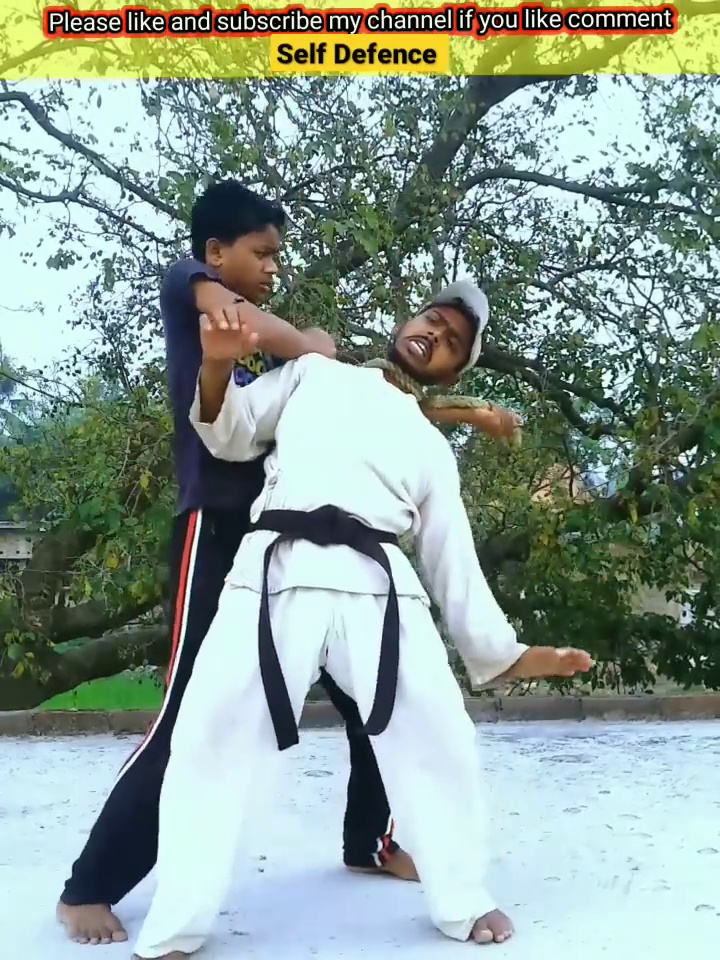
#> input picture dataset/images/Fight_against_rope.mp4_frame_60.jpg, 720 x 960 px
$ python -i ExtractionVDS.py   (imports and definitions only)
#> lines starting #> are read from the running program, lines starting #| are printed output that depends on the picture
#> further down, picture is the input picture: shape (960, 720, 3); mean B, G, R 147.7, 156.8, 139.6
import cv2
import os
import time

# [9 lines left out: function video_deja_traitee, not called in this run]

def ajuster_luminosite(image, valeur=30): #Augmente la luminosité de l'image en ajoutant une valeur constante à tous les pixels."
#> called with valeur = 30
    hsv = cv2.cvtColor(image, cv2.COLOR_BGR2HSV)
#> hsv: shape (960, 720, 3); mean H, S, V 77.7, 70.7, 164.9
    h, s, v = cv2.split(hsv)
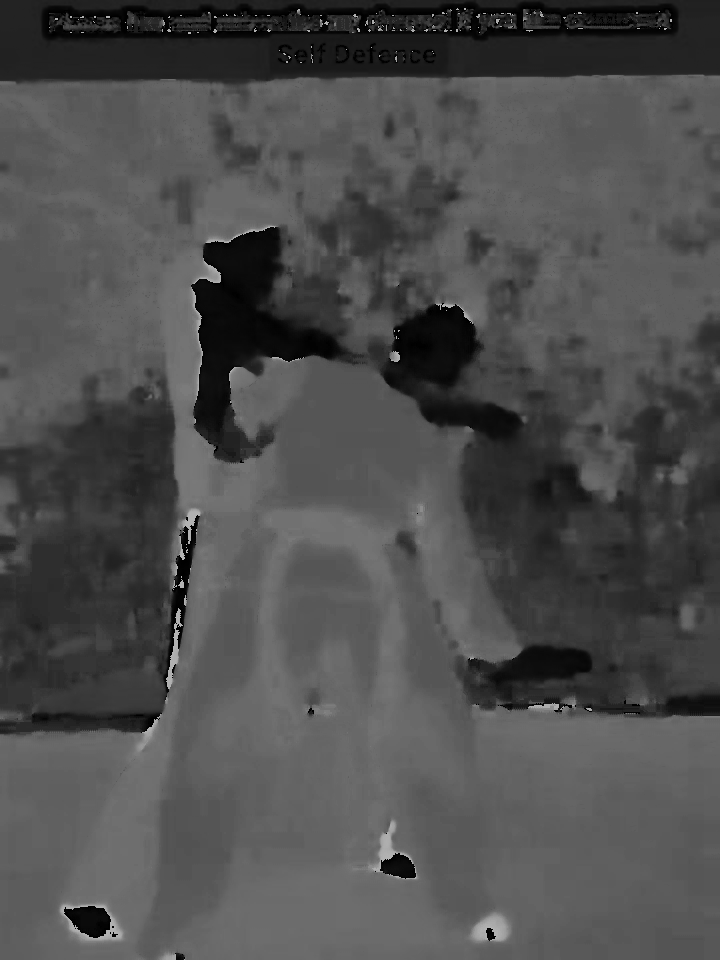
#> h: shape (960, 720); min 0, max 179, mean 77.7
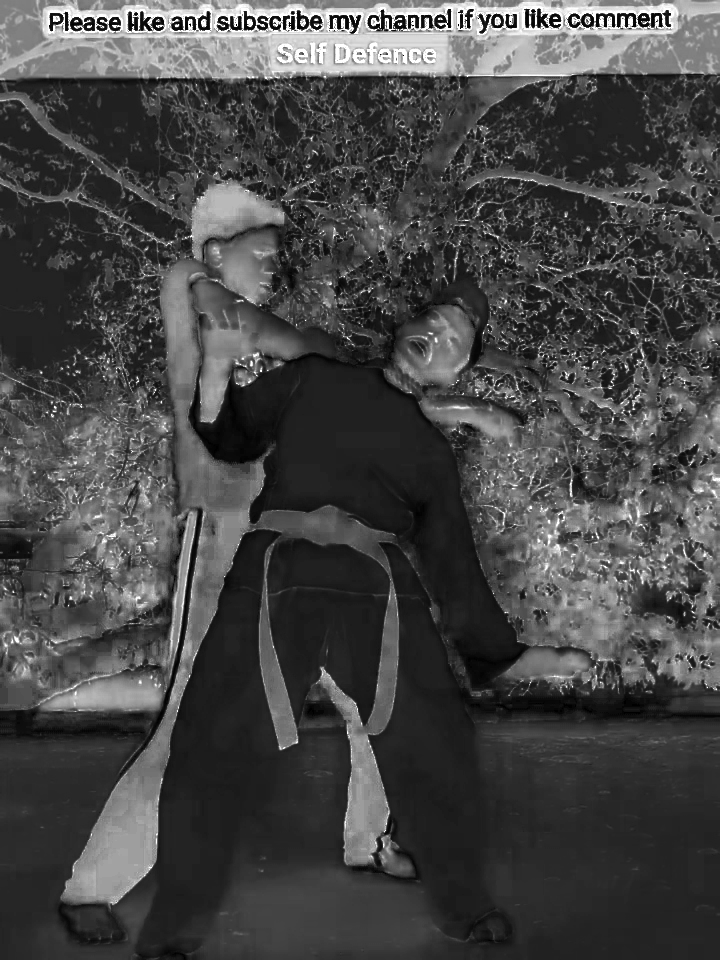
#> s: shape (960, 720); min 0, max 255, mean 70.7
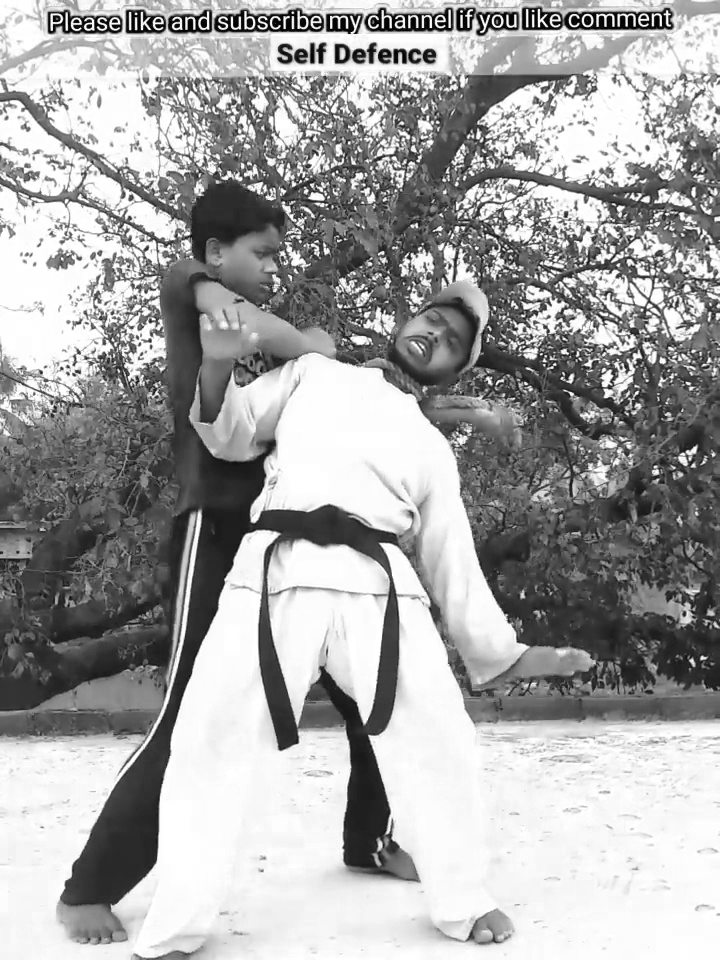
#> v: shape (960, 720); min 0, max 255, mean 164.9
    lim = 255 - valeur
    v[v > lim] = 255
    v[v <= lim] += valeur
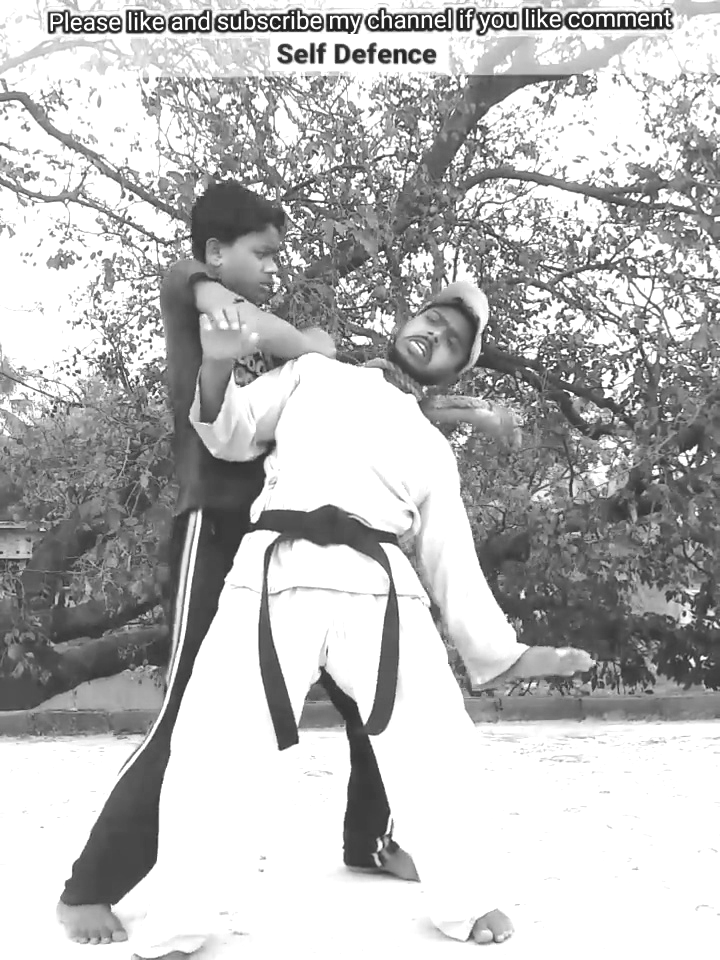
#> v: shape (960, 720); min 30, max 255, mean 185.5
    hsv_final = cv2.merge((h, s, v))
#> hsv_final: shape (960, 720, 3); mean H, S, V 77.7, 70.7, 185.5
    image_finale = cv2.cvtColor(hsv_final, cv2.COLOR_HSV2BGR)
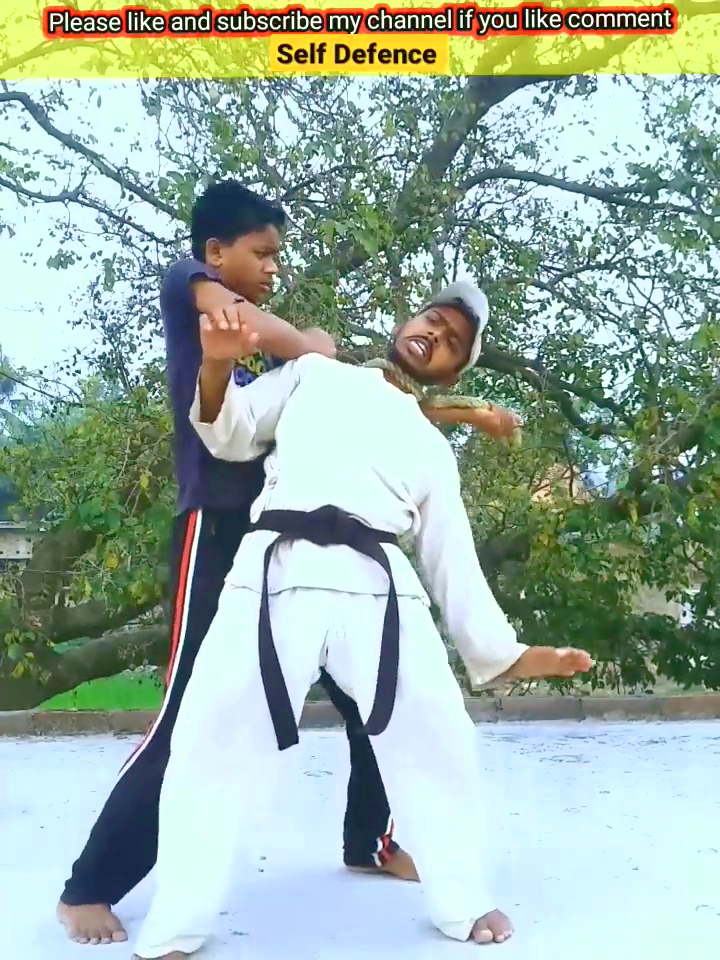
#> image_finale: shape (960, 720, 3); mean B, G, R 164.1, 175.5, 155.4
    return image_finale

# [34 lines left out: functions enregistrer_configuration_et_journal, extraire_images_dossier_videos, not called in this run]

dossier_videos = 'VDS'  # Corrigez le nom si nécessaire
dossier_images = 'dataset/Val/images'  # Le dossier où vous souhaitez sauvegarder les images extraites
# [1 line not run here, left out]

>>> import cv2
>>> picture = cv2.imread('dataset/images/Fight_against_rope.mp4_frame_60.jpg')
>>> result = ajuster_luminosite(picture)

$ run again, on dataset/images/NV_226_F56_jpg.rf.06eb2150e4fbb417c023c1139119ec6d.jpg
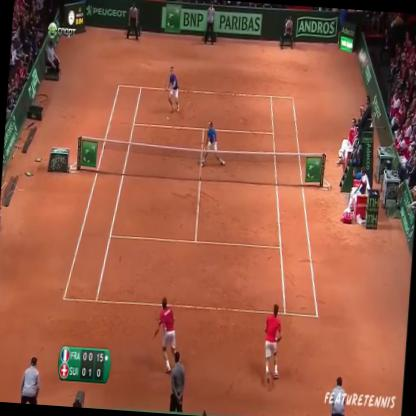
#> input picture dataset/images/NV_226_F56_jpg.rf.06eb2150e4fbb417c023c1139119ec6d.jpg, 416 x 416 px
#> picture is the input picture: shape (416, 416, 3); mean B, G, R 69.1, 90.9, 151.5
#> hsv: shape (416, 416, 3); mean H, S, V 25.4, 139.3, 153.4
#> in ajuster_luminosite, `v[v <= lim] += valeur`:
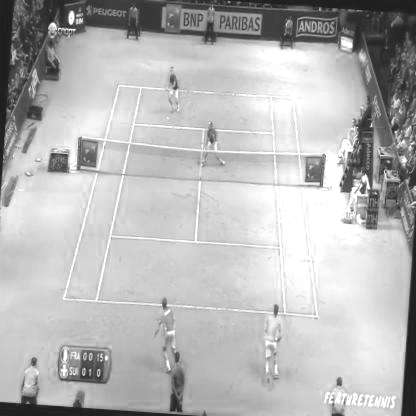
#> v: shape (416, 416); min 30, max 255, mean 182.9
#> hsv_final: shape (416, 416, 3); mean H, S, V 25.4, 139.3, 182.9
#> in ajuster_luminosite, `image_finale = cv2.cvtColor(hsv_final, cv2.COLOR_HSV2BGR)`:
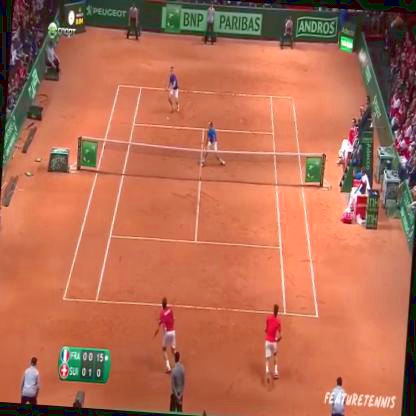
#> image_finale: shape (416, 416, 3); mean B, G, R 82.7, 108.7, 179.8

$ run again, on dataset/images/NV_7_F44_jpg.rf.7eb90c879281294707818c8651ff6a20.jpg
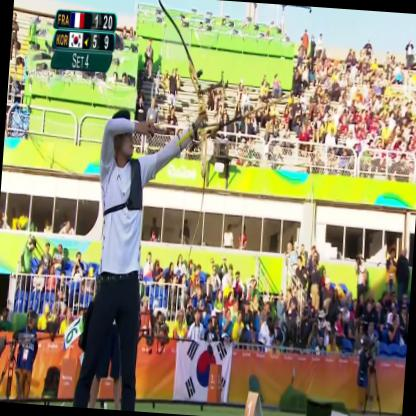
#> input picture dataset/images/NV_7_F44_jpg.rf.7eb90c879281294707818c8651ff6a20.jpg, 416 x 416 px
#> picture is the input picture: shape (416, 416, 3); mean B, G, R 113.5, 144.9, 149.7
#> hsv: shape (416, 416, 3); mean H, S, V 52, 100.4, 162.9
#> in ajuster_luminosite, `v[v <= lim] += valeur`:
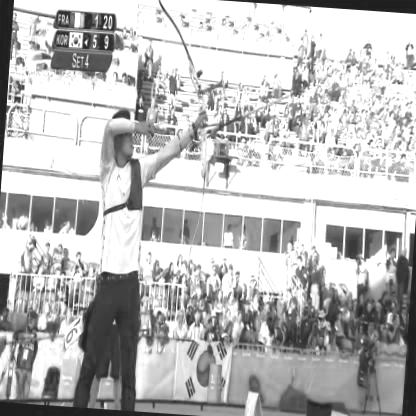
#> v: shape (416, 416); min 30, max 255, mean 186.8
#> hsv_final: shape (416, 416, 3); mean H, S, V 52, 100.4, 186.8
#> in ajuster_luminosite, `image_finale = cv2.cvtColor(hsv_final, cv2.COLOR_HSV2BGR)`:
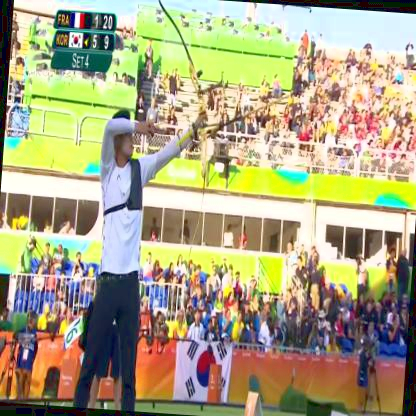
#> image_finale: shape (416, 416, 3); mean B, G, R 129.9, 163.9, 170.3
